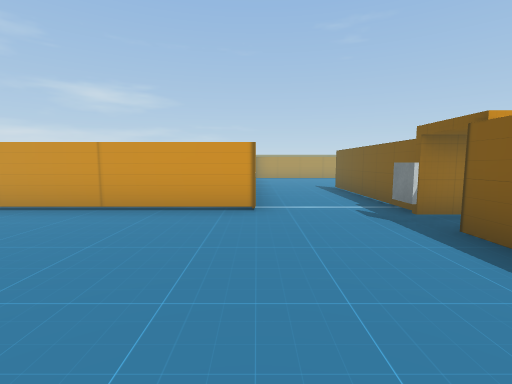
View 1 (above)

24 first-person views from a walk through a Unity game level. The camera is 1.5 m above the floor, tilts 6° down and sees 85° across. The floor is counted in squares, 2 m on a side. Each view is taken from the middle of a square. On the plan, view 1 faces up. The plan holds only what a view shows up to about 10 squares ahead; the rest is blank. The player is left out. Some animated figures are not drawn. Door leaves are left out, so doorways stand open. Some surface patterns are stand-ins.

View 2
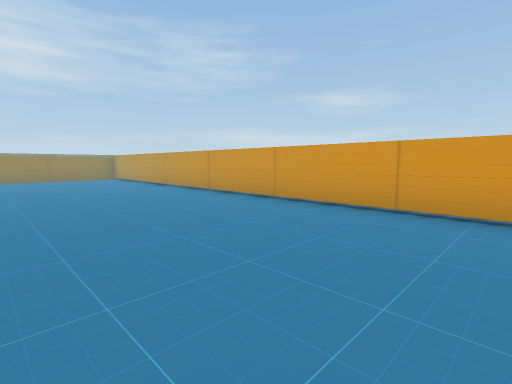

View 3
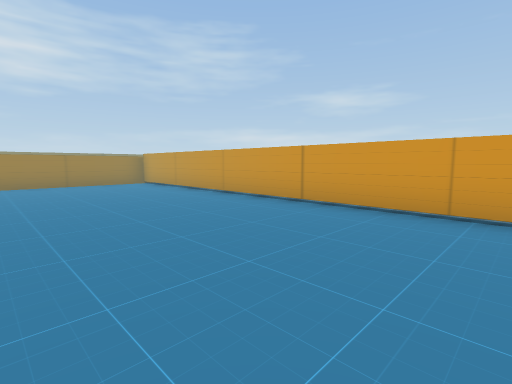

View 4
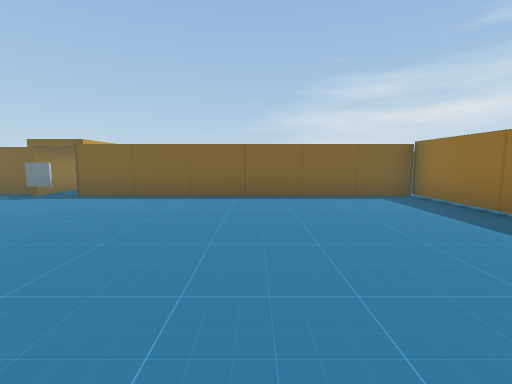

View 5
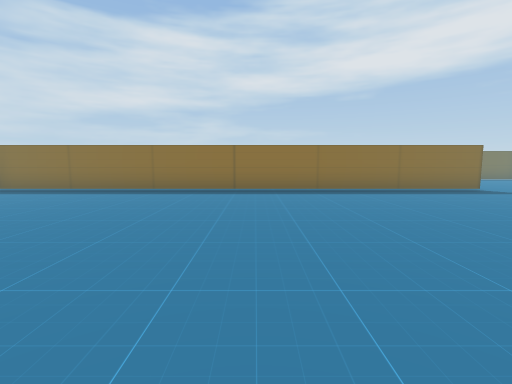

View 6
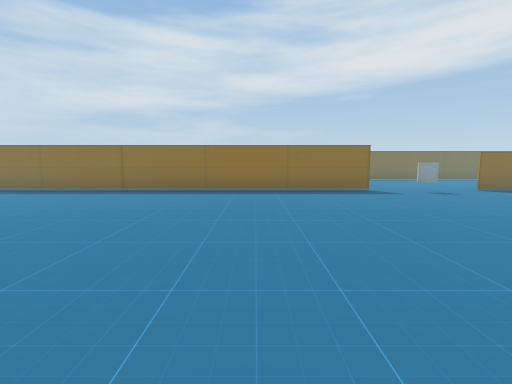

View 7
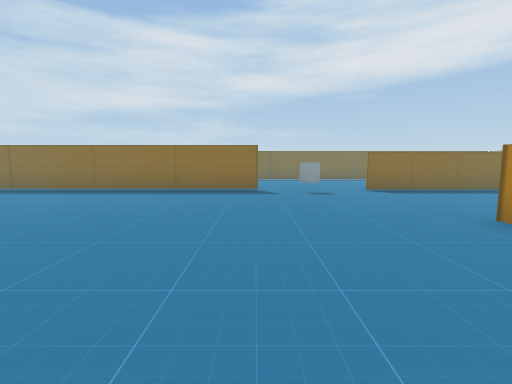

View 8
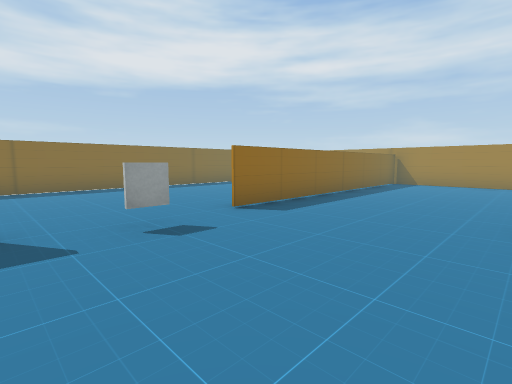

View 9
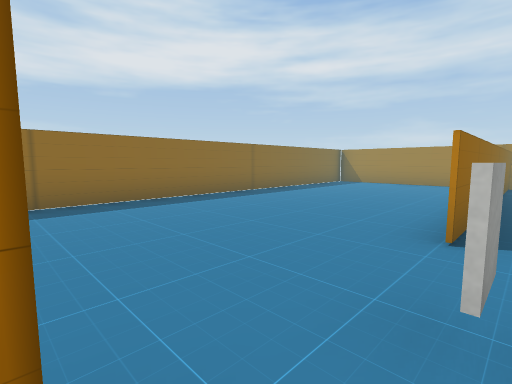

View 10
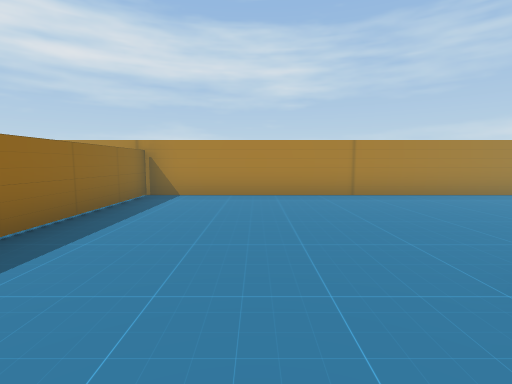

View 11
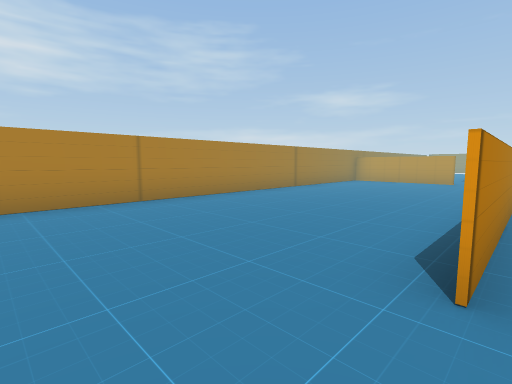

View 12
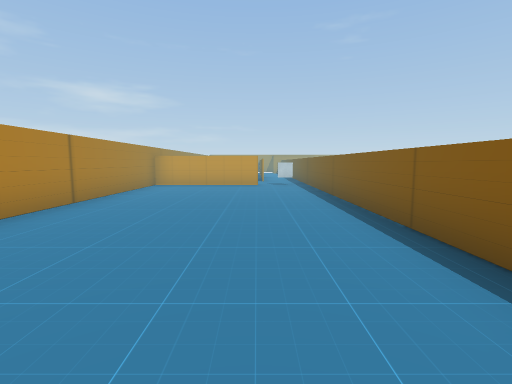

View 13
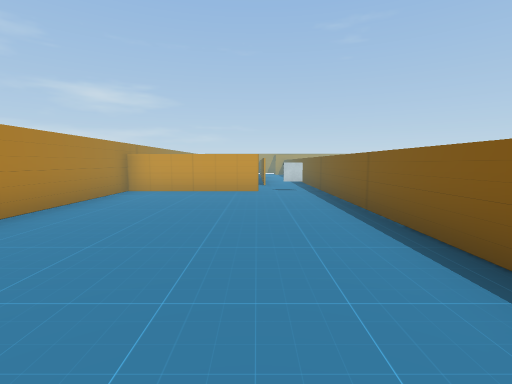

View 14
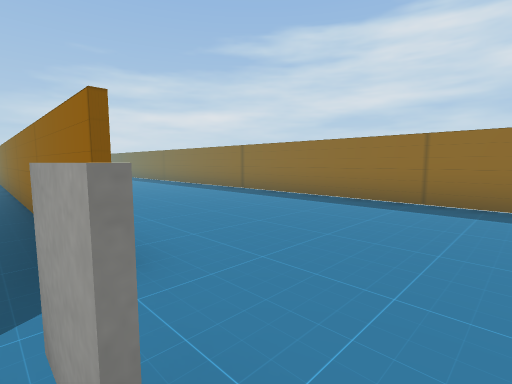

View 15
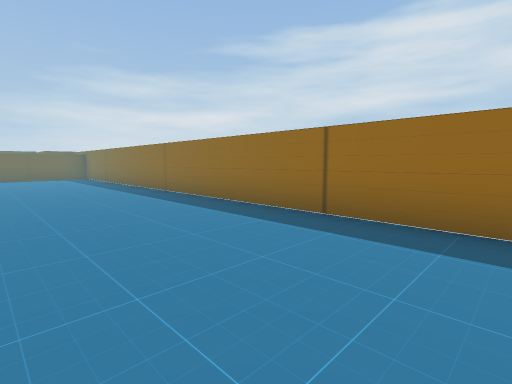

View 16
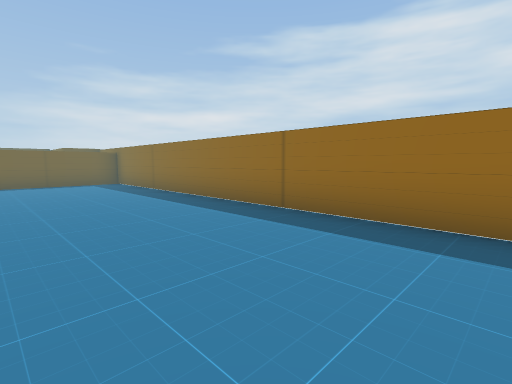

View 17
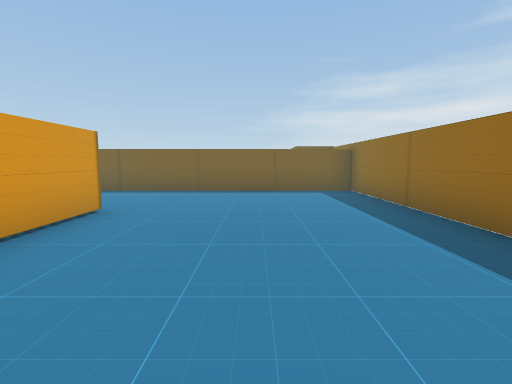

View 18
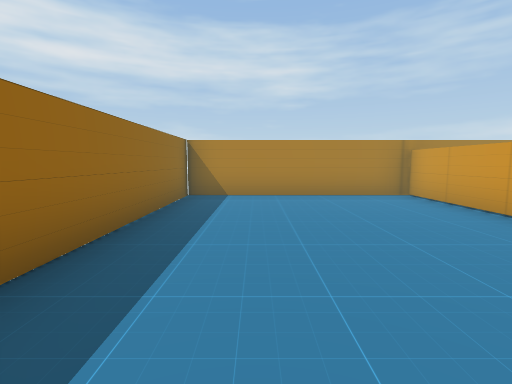

View 19
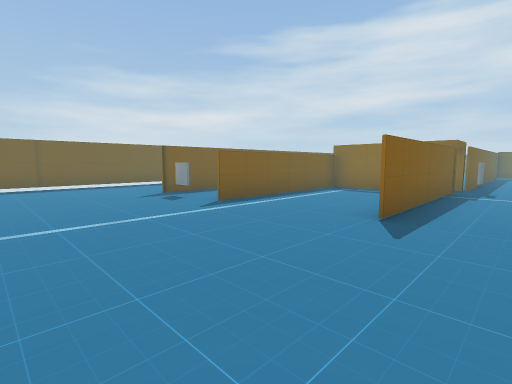

View 20
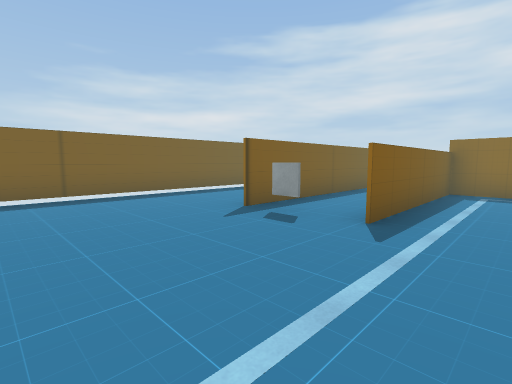

View 21
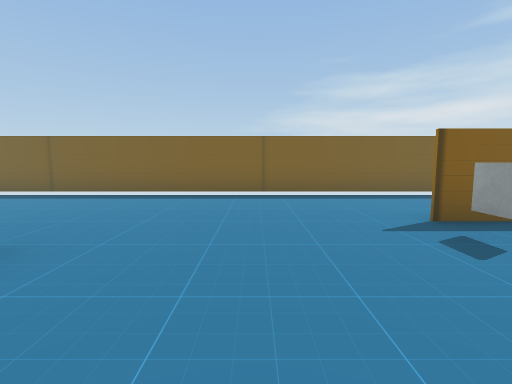

View 22
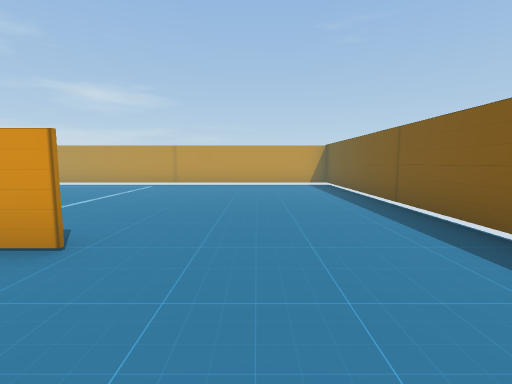

View 23
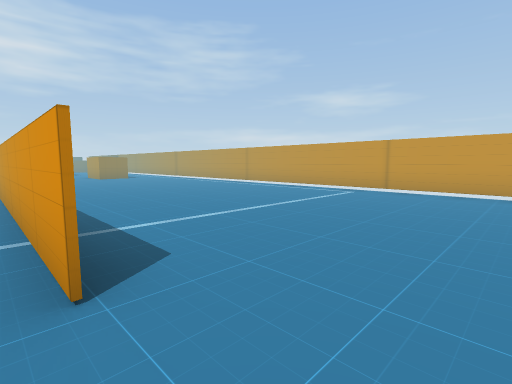

View 24
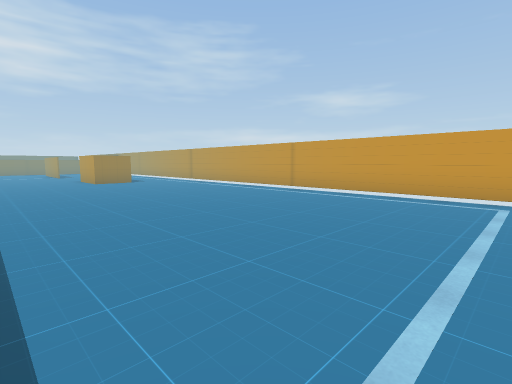

### Floor plan
Key: @ floor where view 1 was taken; # wall or solid block; x gap in a wall; . floor; = window, fence, low wall or low ledge; T thing the floor can be seen under or through; O other object.
Columns run from 22 left of view 1 to 11 right of it. Each row starts with its distance up from view 1.
 21                    ###############
 20                    ..............#
 19                   ...............#
 18                OO................#
 17                OO................#
 16                ..................#
 15                ..................#
 14                  ................#
 13                        ######....#
 12     #.#                ..........#
 11     ..#                ..........#
 10     ..#                ..........#
  9 ####x##                .......#..#
  8 #.....#                .#..#..#..#
  7 #.....#                .#..#..#..#
  6 #.....#                .#..# .#  #
  5 #.....#  ............. .#..# .#
  4 #.....# ######TTTTTTTTT.#OOO  #
  3 #.....# #...............#O
  2 #.....# #...............#
  1 #.....# #...............#
  0 #.....# #.............@.#
 -1 #...... ................#
 -2 #.......................#
 -3 #.......................#  #
 -4 ##=======.#.............#..#
 -5 #..........##############..#
 -6 #..........................#
 -7 #..........................#
 -8 #..........................#
 -9 #..........................#
-10 #############################

Where each view was taken, in squares from view 1:
view 1: 0 up, 0 right, facing up
view 2: 0 up, 1 left, facing up-left
view 3: 0 up, 4 left, facing up-left
view 4: 1 down, 4 left, facing right
view 5: 3 up, 5 left, facing down
view 6: 3 up, 8 left, facing down
view 7: 3 up, 11 left, facing down
view 8: 1 down, 11 left, facing down-left
view 9: 4 down, 11 left, facing down-left
view 10: 2 down, 15 left, facing left
view 11: 2 down, 16 left, facing up-left
view 12: 0 up, 18 left, facing up
view 13: 2 up, 18 left, facing up
view 14: 4 down, 13 left, facing down-right
view 15: 6 down, 9 left, facing down-right
view 16: 6 down, 5 left, facing down-right
view 17: 7 down, 2 left, facing right
view 18: 8 down, 15 left, facing left
view 19: 12 up, 1 right, facing down-right
view 20: 12 up, 4 right, facing down-right
view 21: 11 up, 4 right, facing right
view 22: 11 up, 8 right, facing up
view 23: 13 up, 8 right, facing up-left
view 24: 14 up, 5 right, facing up-left
